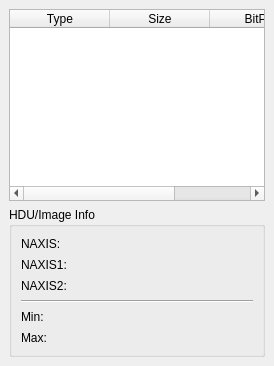
  <widget class="QDockWidget" name="dockWidgetHDUs">
   <property name="minimumSize">
    <size>
     <width>200</width>
     <height>295</height>
    </size>
   </property>
   <property name="maximumSize">
    <size>
     <width>600</width>
     <height>524287</height>
    </size>
   </property>
   <property name="features">
    <set>QDockWidget::DockWidgetFloatable|QDockWidget::DockWidgetMovable</set>
   </property>
   <property name="allowedAreas">
    <set>Qt::LeftDockWidgetArea</set>
   </property>
   <property name="windowTitle">
    <string>HDU Explorer</string>
   </property>
   <attribute name="dockWidgetArea">
    <number>1</number>
   </attribute>
   <widget class="QWidget" name="dockWidgetHDUsContents">
    <layout class="QGridLayout" name="gridLayout_2">
     <item row="0" column="0">
      <layout class="QVBoxLayout" name="verticalLayoutHDUs">
       <item>
        <layout class="QHBoxLayout" name="horizontalLayoutHDUs_1">
         <item>
          <widget class="QTableWidget" name="tableWidgetHDUs">
           <property name="editTriggers">
            <set>QAbstractItemView::NoEditTriggers</set>
           </property>
           <property name="selectionMode">
            <enum>QAbstractItemView::SingleSelection</enum>
           </property>
           <property name="selectionBehavior">
            <enum>QAbstractItemView::SelectRows</enum>
           </property>
           <attribute name="horizontalHeaderStretchLastSection">
            <bool>true</bool>
           </attribute>
           <column>
            <property name="text">
             <string>Type</string>
            </property>
           </column>
           <column>
            <property name="text">
             <string>Size</string>
            </property>
           </column>
           <column>
            <property name="text">
             <string>BitPix</string>
            </property>
           </column>
          </widget>
         </item>
        </layout>
       </item>
       <item>
        <layout class="QHBoxLayout" name="horizontalLayoutHDUs_2">
         <item>
          <widget class="QGroupBox" name="groupBoxHDUs">
           <property name="minimumSize">
            <size>
             <width>0</width>
             <height>150</height>
            </size>
           </property>
           <property name="title">
            <string>HDU/Image Info</string>
           </property>
           <property name="flat">
            <bool>false</bool>
           </property>
           <layout class="QGridLayout" name="gridLayout_5">
            <item row="6" column="0">
             <layout class="QVBoxLayout" name="verticalLayoutHDUInfo_5">
              <item>
               <widget class="QLabel" name="labelMAXValue">
                <property name="text">
                 <string>Max:</string>
                </property>
               </widget>
              </item>
             </layout>
            </item>
            <item row="0" column="0">
             <layout class="QVBoxLayout" name="verticalLayoutHDUInfo_1">
              <item>
               <widget class="QLabel" name="labelNAXIS">
                <property name="text">
                 <string>NAXIS: </string>
                </property>
               </widget>
              </item>
             </layout>
            </item>
            <item row="4" column="0">
             <widget class="Line" name="horizontalLine">
              <property name="orientation">
               <enum>Qt::Horizontal</enum>
              </property>
             </widget>
            </item>
            <item row="3" column="0">
             <layout class="QVBoxLayout" name="verticalLayoutHDUInfo_3">
              <item>
               <widget class="QLabel" name="labelNAXIS2">
                <property name="text">
                 <string>NAXIS2: </string>
                </property>
               </widget>
              </item>
             </layout>
            </item>
            <item row="5" column="0">
             <layout class="QVBoxLayout" name="verticalLayoutHDUInfo_4">
              <item>
               <widget class="QLabel" name="labelMINValue">
                <property name="text">
                 <string>Min:</string>
                </property>
               </widget>
              </item>
             </layout>
            </item>
            <item row="1" column="0">
             <layout class="QVBoxLayout" name="verticalLayoutHDUInfo_2">
              <item>
               <widget class="QLabel" name="labelNAXIS1">
                <property name="text">
                 <string>NAXIS1: </string>
                </property>
               </widget>
              </item>
             </layout>
            </item>
           </layout>
          </widget>
         </item>
        </layout>
       </item>
      </layout>
     </item>
    </layout>
   </widget>
  </widget>
